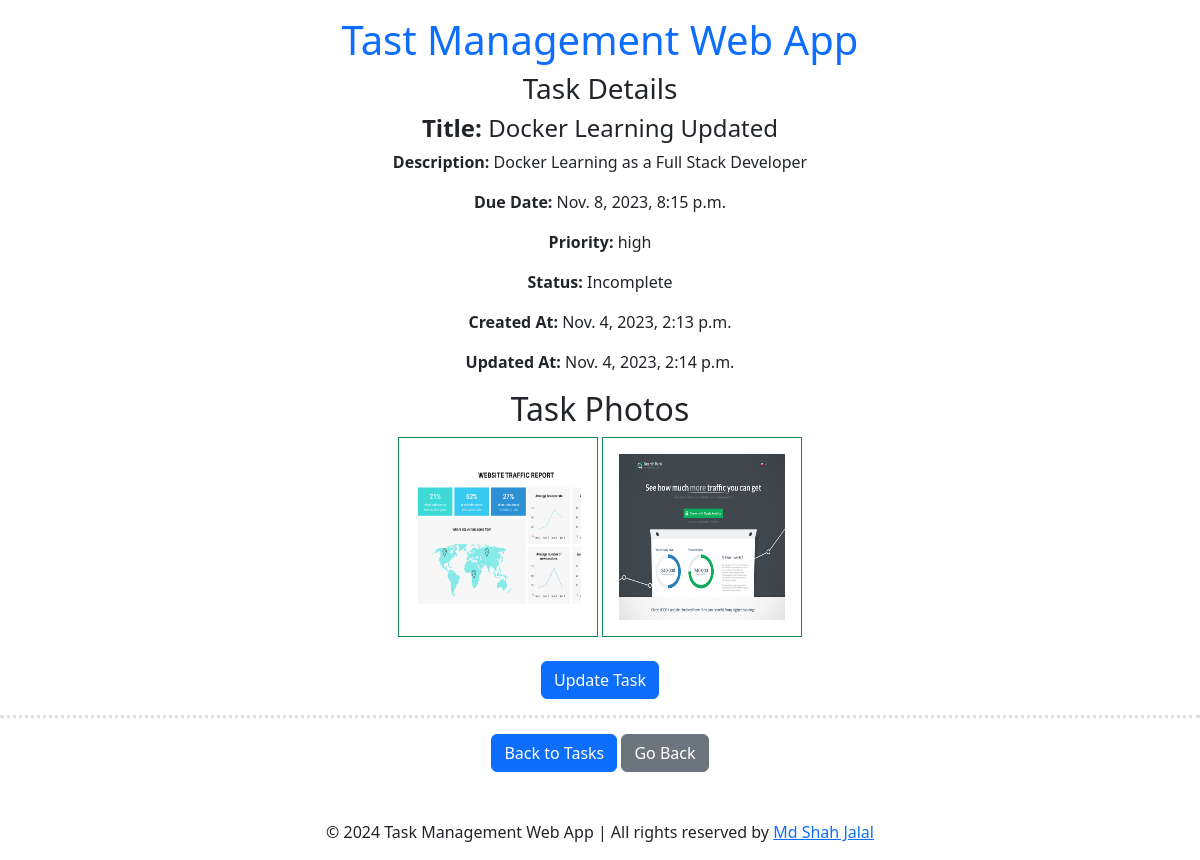
The page /task/2/ (signed in) on the database its author committed.
### todoapp/models.py (models this page shows, shortened)
class TaskModel(models.Model):
    user = models.ForeignKey(User, on_delete=models.CASCADE, default=1)
    taskTitle = models.CharField(max_length=100)
    taskDescription = models.TextField()
    is_completed = models.BooleanField(default=False)
    taskDueDate = models.DateTimeField(default=timezone.now)
    taskPriority = models.CharField(max_length=20, choices=[
        ('low', 'Low'),
        ('medium', 'Medium'),
        ('high', 'High'),
    ])
    images = models.ManyToManyField('Photo', related_name='tasks', blank=True)
    created_at = models.DateTimeField(default=timezone.now)  # Use timezone.now to set the current timestamp
    updated_at = models.DateTimeField(auto_now=True)  # This field will automatically update on every save

class Photo(models.Model):
    image = models.ImageField(upload_to='todoapp/static/todoapp')

### todoapp/views.py (the view)
# urls.py: path('task/<int:task_id>/', task_details, name='task_details'),
@login_required
def task_details(request, task_id):
    task = get_object_or_404(TaskModel, pk=task_id, user=request.user)
    return render(request, 'task_details.html', {'task': task})

### todoapp/templates/task_details.html
{% extends 'base.html' %}
{% load static %}
{% block content %}
<div class="w-full mx-auto text-center px-5">
  <h3>Task Details</h3>
  <div>
    <h4><strong>Title:</strong> {{ task.taskTitle }}</h4>
    <p><strong>Description:</strong> {{ task.taskDescription }}</p>
    <p><strong>Due Date:</strong> {{ task.taskDueDate }}</p>
    <p><strong>Priority:</strong> {{ task.taskPriority }}</p>
    <p>
      <strong>Status:</strong> {% if task.is_completed %}Complete{% else %}Incomplete{% endif %}
    </p>
    <p><strong>Created At:</strong> {{ task.created_at }}</p>
    <p><strong>Updated At:</strong> {{ task.updated_at }}</p>
    <div class="container">
      <div class="row justify-content-md-center">
        <div>
          {% if task.images.exists %}
            <h2>Task Photos</h2>
          {% endif %}
          <div class="col md:col-2 mb-4">
            {% for photo in task.images.all %}
              <img
                class="p-3 border border-success"
                src="{{ photo.image.url }}"
                width="200"
                height="200"
                alt="Task Photo"
              />
            {% endfor %}
          </div>
          {% if not task.is_completed %}
            <a href="{% url 'update_task' task.id %}" class="btn btn-primary">Update Task</a>
          {% endif %}
        </div>
      </div>
    </div>
  </div>
</div>
<hr style="border-top: 3px dotted #838282" class="dotted" />
<div class="text-center">
  <a class="btn btn-primary" href="{% url 'show_tasks' %}">Back to Tasks</a>
  <a class="btn btn-secondary" href="javascript:history.back()">Go Back</a>
</div>
{% endblock %}

### rows shown on the page
TaskModel: taskTitle "Docker Learning Updated", taskDescription "Docker Learning as a Full Stack Developer", taskDueDate "Nov. 8, 2023, 8:15 p.m.", taskPriority "high", created_at "Nov. 4, 2023, 2:13 p.m.", updated_at "Nov. 4, 2023, 2:14 p.m."
Photo: image (picture)
Photo: image (picture)
